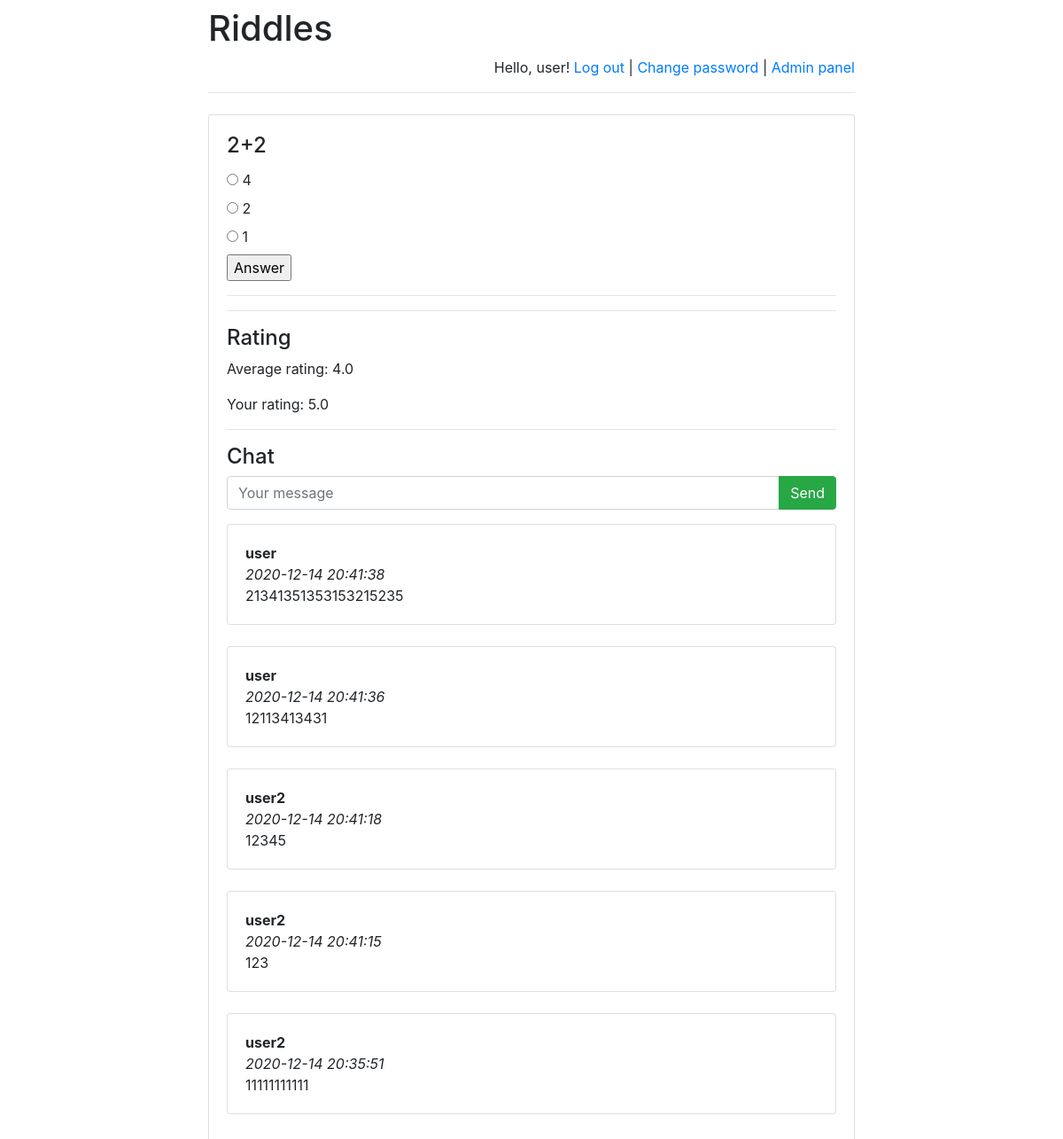
/riddles/1/ (signed in), run on the app's committed database.
### riddles/models.py (models this page shows)
class Riddle(models.Model):
    riddle_text = models.CharField(max_length=255)
    pub_date = models.DateTimeField('date published')

class Option(models.Model):
    riddle = models.ForeignKey(Riddle, on_delete=models.CASCADE)
    text = models.CharField(max_length=255)
    correct = models.BooleanField(default=False)

class Message(models.Model):
    chat = models.ForeignKey(
        Riddle,
        verbose_name='Чат под загадкой',
        on_delete=models.CASCADE)
    author = models.ForeignKey(
        User,
        verbose_name='Пользователь', on_delete=models.CASCADE)
    message = models.TextField('Сообщение')
    pub_date = models.DateTimeField(
        'Дата сообщения',
        default=timezone.now)

### riddles/views.py (the view)
# urls.py: url(r'^([0-9]+)/$', views.detail, name='detail'),
def detail(request, riddle_id):
    error_message = None
    if "error_message" in request.GET:
        error_message = request.GET["error_message"]
    ordered_option_set = \
        list(Option.objects.filter(riddle_id=riddle_id))
    option_iter = \
        numpy.random.permutation(len(ordered_option_set))
    option_set = []
    for num in option_iter:
        option_set.append(ordered_option_set[num])
    return render(
        request,
        "answer.html",
        {
            "option_set": option_set,
            "riddle": get_object_or_404(
                Riddle, pk=riddle_id),
            "error_message": error_message,
            "latest_messages":
                Message.objects
                    .filter(chat_id=riddle_id)
                    .order_by('-pub_date')[:5],
            "already_rated_by_user":
                Mark.objects
                    .filter(author_id=request.user.id)
                    .filter(riddle_id=riddle_id)
                    .count(),
            "user_rating":
                Mark.objects
                    .filter(author_id=request.user.id)
                    .filter(riddle_id=riddle_id)
                    .aggregate(Avg('mark'))
                    ["mark__avg"],
            "avg_mark":
                Mark.objects
                    .filter(riddle_id=riddle_id)
                    .aggregate(Avg('mark'))
                    ["mark__avg"]
        }
    )

### templates/answer.html (shortened to what this page needs)
<!DOCTYPE html>
<html lang="en">
<head>
</head>
<body>
{% extends 'base.html' %}
{% block main %}
<h4 class="card-title">{{ riddle.riddle_text }}</h4>
<form action="answer/" method="post">
    {% for option in option_set %}
        <input type="radio"
               name="option"
               id="option{{ forloop.counter }}"
               value="{{ option.id }}"/>
        <label for="option{{ forloop.counter }}">
            {{ option.text }}
        </label><br>
    {% endfor %}
    <input type="submit" value="Answer"/>
</form>
    <hr>
    <hr>
<h4>Rating</h4>
    <p>Average rating:
        <span id="avg_mark_span">
            {{ avg_mark }}
        </span>
    </p>
{% if user.is_authenticated %}
    {% if already_rated_by_user <= 0 or already_rated_by_user ==  None %}
        <form action="post_mark/" method="post">
            {% csrf_token %}
            <div class="row">
                <div class="col-sm text-center">
                    <input name="mark"
                           type="radio"
                           value="1"/> 1
                </div>
                <div class="col-sm text-center">
                    <input name="mark"
                           type="radio"
                           value="2"/> 2
                </div>
                <div class="col-sm text-center">
                    <input name="mark"
                           type="radio"
                           value="3"/> 3
                </div>
                <div class="col-sm text-center">
                    <input name="mark"
                           type="radio"
                           value="4"/> 4
                </div>
                <div class="col-sm text-center">
                    <input name="mark"
                           type="radio"
                           value="5"/> 5
                </div>
                <div class="col-sm text-center">
                    <input class="btn btn-success"
                        type="submit"
                        value="Send mark"/>
                </div>
            </div>
        </form>
        {% else %}
        Your rating: {{ user_rating }}
    {% endif %}
{% endif %}
<hr>
<h4>Chat</h4>
{% if user.is_authenticated %}
    <form action="post/" method="post">
    <div class="input-group mb-3">
      <input type="text"
             class="form-control"
             placeholder="Your message"
             name="message"/>
      <div class="input-group-append">
        <input class="btn btn-success"
                type="submit"
                value="Send"/>
      </div>
    </div>
</form>
{% endif %}
    <div id="history">
    {% for message in latest_messages %}
        <div class="card">
        <div class="card-body">
            <strong>
                {{ message.author.username }}
            </strong>
            <br/>
            <em>
                {{ message.pub_date|date:'Y-m-d H:i:s' }}
            </em>
            <br/>
            {{ message.message }}
        </div>
        </div>
        <br/>
    {% endfor %}
</div>
{% endblock %}

### templates/base.html (shortened to what this page needs)
<!doctype html>
<html lang="en">
<head>
    <link rel="stylesheet"
href="https://stackpath.bootstrapcdn.com/bootstrap/4.1.3/css/bootstrap.min.css">
</head>
<body>
<div class="container">
    <div class="row justify-content-center">
        <div class="col-8">
            <h1 class="mt-2">Riddles</h1>
            {% if user.is_authenticated %}
                <p class="text-right">
                    Hello, {{ user.username }}!
                    <a href="/riddles/logout">Log out</a> |
                    <a href="/riddles/password-change">
                        Change password
                    </a>
                    {% if user.is_staff %}
                        | <a href="/riddles/admin">Admin panel</a>
                    {% endif %}
                </p>
            {% else %}
                <p class="text-right">
                    <a href="/riddles/login">Log in</a> |
                    <a href="/riddles/register">Register</a>
                </p>
            {% endif %}
            <hr class="mt-0 mb-4">
            <div class="card">
                <div class="card-body">
                    {% block main %}
                    {% endblock %}
                </div>
            </div>
        </div>
    </div>
</div>
</body>
</html>

### data on the page
Riddle: riddle_text "2+2"
Option: text "4"
Option: text "2"
Option: text "1"
Message: author.username "user", pub_date "2020-12-14 20:41:38", message "21341351353153215235"
Message: author.username "user", pub_date "2020-12-14 20:41:36", message "12113413431"
Message: author.username "user2", pub_date "2020-12-14 20:41:18", message "12345"
Message: author.username "user2", pub_date "2020-12-14 20:41:15", message "123"
Message: author.username "user2", pub_date "2020-12-14 20:35:51", message "11111111111"

### other printed values
{{ user.username }} "user"
{{ avg_mark }} "4.0"
{{ user_rating }} "5.0"
